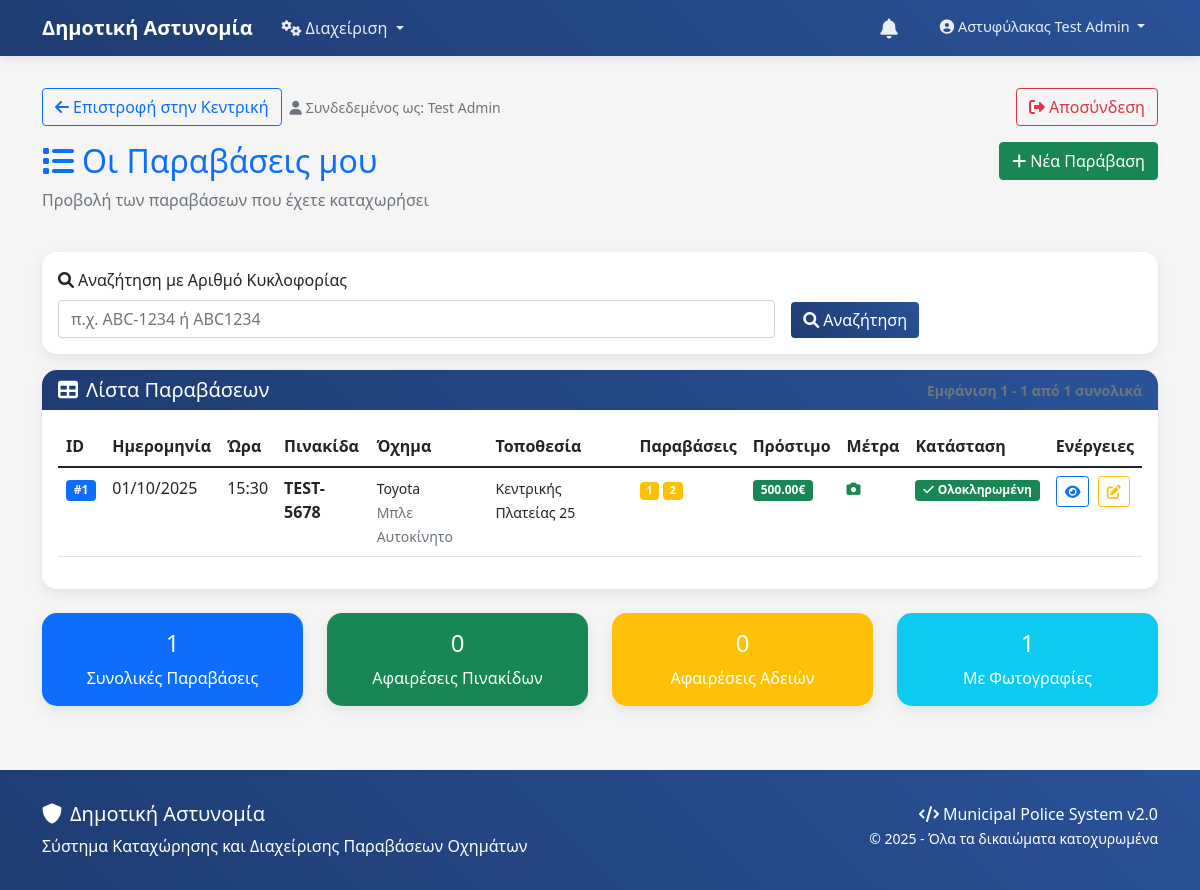
The app's page /violations (signed in) with its own data.
### app.py (models this page shows, shortened)
class User(db.Model):
    id = db.Column(db.Integer, primary_key=True)
    username = db.Column(db.String(50), unique=True, nullable=False)
    email = db.Column(db.String(100), unique=True, nullable=False)
    password_hash = db.Column(db.String(255), nullable=False)
    first_name = db.Column(db.String(50), nullable=False)
    last_name = db.Column(db.String(50), nullable=False)
    rank = db.Column(db.String(50), nullable=False)  # Βαθμός
    role = db.Column(db.String(20), nullable=False, default='officer')  # 'admin', 'poweruser', 'officer'
    is_active = db.Column(db.Boolean, default=True)
    created_at = db.Column(db.DateTime, default=datetime.utcnow)
    violations = db.relationship('Violation', backref='officer', lazy=True)
    sent_messages = db.relationship('Message', foreign_keys='Message.sender_id', backref='sender', lazy=True)
    received_messages = db.relationship('MessageRecipient', backref='recipient_user', lazy=True)

class Violation(db.Model):
    id = db.Column(db.Integer, primary_key=True)
    license_plate = db.Column(db.String(20), nullable=False)
    vehicle_brand = db.Column(db.String(50), nullable=False)
    vehicle_color = db.Column(db.String(50), nullable=False)
    vehicle_type = db.Column(db.String(20), nullable=False)
    violation_date = db.Column(db.Date, nullable=False)
    violation_time = db.Column(db.Time, nullable=False)
    street = db.Column(db.String(100), nullable=False)
    street_number = db.Column(db.String(10), nullable=False)
    selected_violations = db.Column(db.Text, nullable=False)  # JSON string
    plates_removed = db.Column(db.Boolean, default=False)
    license_removed = db.Column(db.Boolean, default=False)
    registration_removed = db.Column(db.Boolean, default=False)
    photo_filename = db.Column(db.String(255), nullable=True)
    driver_last_name = db.Column(db.String(50), nullable=True)
    driver_first_name = db.Column(db.String(50), nullable=True)
    driver_father_name = db.Column(db.String(50), nullable=True)
    driver_afm = db.Column(db.String(20), nullable=True)
    driver_signature = db.Column(db.Text, nullable=True)  # Base64 encoded signature
    violation_articles = db.Column(db.Text, nullable=True)  # JSON string με άρθρα
    total_fine_amount = db.Column(db.Numeric(8,2), nullable=True)  # Συνολικό ποσό προστίμου
    fine_breakdown = db.Column(db.Text, nullable=True)  # JSON string με ανάλυση προστίμων
    officer_id = db.Column(db.Integer, db.ForeignKey('user.id'), nullable=False)
    created_at = db.Column(db.DateTime, default=datetime.utcnow)
    updated_at = db.Column(db.DateTime, default=datetime.utcnow, onupdate=datetime.utcnow)
    def get_selected_violations_list(self):
        try:
            return json.loads(self.selected_violations)
        except (json.JSONDecodeError, TypeError, ValueError):
            return []

### app.py (the view, shortened to what this page needs)
@app.route('/violations')
@login_required
def view_violations():
    page = request.args.get('page', 1, type=int)
    search_plate = request.args.get('search_plate', '', type=str).strip()
    per_page = 50  # Αριθμός παραβάσεων ανά σελίδα
    query = Violation.query
    violations = query.order_by(Violation.id.desc()).paginate(
        page=page,
        per_page=per_page,
        error_out=False
    )
    user = User.query.get(session['user_id'])
    return render_template('violations_list_v2.html', violations=violations, user=user)

### app.py (called while the page is built)
@app.after_request
def add_security_headers(response):
    response.headers['X-Content-Type-Options'] = 'nosniff'
    response.headers['X-Frame-Options'] = 'DENY'
    response.headers['X-XSS-Protection'] = '1; mode=block'
    response.headers['Strict-Transport-Security'] = 'max-age=31536000; includeSubDomains'
    return response

def login_required(f):
    @wraps(f)
    def decorated_function(*args, **kwargs):
        if 'user_id' not in session:
            flash('Παρακαλώ συνδεθείτε για να συνεχίσετε.', 'warning')
            return redirect(url_for('login'))
        return f(*args, **kwargs)
    return decorated_function

### templates/violations_list_v2.html (shortened to what this page needs)
{% extends "base_v2.html" %}
{% block content %}
<div class="row mb-3">
    <div class="col-12">
        <div class="d-flex justify-content-between align-items-center">
            <div class="d-flex align-items-center">
                <a href="{{ url_for('dashboard') }}" class="btn btn-outline-primary me-2">
                    <i class="fas fa-arrow-left me-1"></i>Επιστροφή στην Κεντρική
                </a>
                <small class="text-muted">
                    <i class="fas fa-user me-1"></i>Συνδεδεμένος ως: {{ user.first_name }} {{ user.last_name }}
                </small>
            </div>
            <a href="{{ url_for('logout') }}" class="btn btn-outline-danger">
                <i class="fas fa-sign-out-alt me-1"></i>Αποσύνδεση
            </a>
        </div>
    </div>
</div>
<div class="row mb-4">
    <div class="col-md-8">
        <h2 class="text-primary">
            <i class="fas fa-list me-2"></i>Οι Παραβάσεις μου
        </h2>
        <p class="text-muted">Προβολή των παραβάσεων που έχετε καταχωρήσει</p>
    </div>
    <div class="col-md-4 text-end">
        <a href="{{ url_for('index') }}" class="btn btn-success">
            <i class="fas fa-plus me-1"></i>Νέα Παράβαση
        </a>
    </div>
</div>
<div class="row mb-3">
    <div class="col-12">
        <div class="card">
            <div class="card-body">
                <form method="GET" action="{{ url_for('view_violations') }}" class="row g-3">
                    <div class="col-md-8">
                        <label for="search_plate" class="form-label">
                            <i class="fas fa-search me-1"></i>Αναζήτηση με Αριθμό Κυκλοφορίας
                        </label>
                        <input type="text"
                               class="form-control"
                               id="search_plate"
                               name="search_plate"
                               value="{{ request.args.get('search_plate', '') }}"
                               placeholder="π.χ. ABC-1234 ή ABC1234">
                    </div>
                    <div class="col-md-4 d-flex align-items-end">
                        <button type="submit" class="btn btn-primary me-2">
                            <i class="fas fa-search me-1"></i>Αναζήτηση
                        </button>
                    </div>
                </form>
            </div>
        </div>
    </div>
</div>
{% if violations.items %}
<div class="row">
    <div class="col-12">
        <div class="card">
            <div class="card-header d-flex justify-content-between align-items-center">
                <h5 class="mb-0">
                    <i class="fas fa-table me-2"></i>Λίστα Παραβάσεων
                </h5>
                <small class="text-muted">
                    Εμφάνιση {{ violations.page * violations.per_page - violations.per_page + 1 }} -
                    {{ violations.page * violations.per_page if violations.page * violations.per_page <= violations.total else violations.total }}
                    από {{ violations.total }} συνολικά
                </small>
            </div>
            <div class="card-body">
                <div class="table-responsive">
                    <table class="table table-hover">
                        <thead>
                            <tr>
                                <th>ID</th>
                                <th>Ημερομηνία</th>
                                <th>Ώρα</th>
                                <th>Πινακίδα</th>
                                <th>Όχημα</th>
                                <th>Τοποθεσία</th>
                                <th>Παραβάσεις</th>
                                <th>Πρόστιμο</th>
                                <th>Μέτρα</th>
                                <th>Κατάσταση</th>
                                <th>Ενέργειες</th>
                            </tr>
                        </thead>
                        <tbody>
                            {% for violation in violations.items %}
                            <tr>
                                <td>
                                    <span class="badge bg-primary">#{{ violation.id }}</span>
                                </td>
                                <td>{{ violation.violation_date.strftime('%d/%m/%Y') }}</td>
                                <td>{{ violation.violation_time.strftime('%H:%M') }}</td>
                                <td>
                                    <strong>{{ violation.license_plate }}</strong>
                                </td>
                                <td>
                                    <small>
                                        {{ violation.vehicle_brand }}<br>
                                        <span class="text-muted">{{ violation.vehicle_color }} {{ violation.vehicle_type }}</span>
                                    </small>
                                </td>
                                <td>
                                    <small>{{ violation.street }} {{ violation.street_number }}</small>
                                </td>
                                <td>
                                    {% set selected_violations = violation.get_selected_violations_list() %}
                                    <small>
                                        {% for violation_code in selected_violations[:2] %}
                                            <span class="badge bg-warning">{{ violation_code }}</span>
                                        {% endfor %}
                                    </small>
                                </td>
                                <td>
                                    {% if violation.total_fine_amount %}
                                        <span class="badge bg-success">{{ violation.total_fine_amount }}€</span>
                                    {% else %}
                                        <span class="text-muted">-</span>
                                    {% endif %}
                                </td>
                                <td>
                                    <small>
                                        {% if violation.photo_filename %}
                                            <i class="fas fa-camera text-success" title="Φωτογραφία"></i>
                                        {% endif %}
                                    </small>
                                </td>
                                <td>
                                    {% if violation.created_at.date() == violation.updated_at.date() %}
                                        <span class="badge bg-success">
                                            <i class="fas fa-check me-1"></i>Ολοκληρωμένη
                                        </span>
                                    {% else %}
                                        <span class="badge bg-warning">
                                            <i class="fas fa-edit me-1"></i>Επεξεργασμένη
                                        </span>
                                    {% endif %}
                                </td>
                                <td>
                                    <a href="{{ url_for('view_violation', violation_id=violation.id) }}"
                                       class="btn btn-sm btn-outline-primary me-1" title="Προβολή">
                                        <i class="fas fa-eye"></i>
                                    </a>
                                    {% if user.can_manage_users %}
                                    <a href="{{ url_for('edit_violation', violation_id=violation.id) }}"
                                       class="btn btn-sm btn-outline-warning" title="Επεξεργασία">
                                        <i class="fas fa-edit"></i>
                                    </a>
                                    {% endif %}
                                </td>
                            </tr>
                            {% endfor %}
                        </tbody>
                    </table>
                </div>
            </div>
        </div>
    </div>
</div>
<div class="row mt-4">
    <div class="col-md-3">
        <div class="card bg-primary text-white">
            <div class="card-body text-center">
                <h4>{{ violations.total }}</h4>
                <p class="mb-0">Συνολικές Παραβάσεις</p>
            </div>
        </div>
    </div>
    <div class="col-md-3">
        <div class="card bg-success text-white">
            <div class="card-body text-center">
                <h4>{{ violations.items|selectattr('plates_removed')|list|length }}</h4>
                <p class="mb-0">Αφαιρέσεις Πινακίδων</p>
            </div>
        </div>
    </div>
    <div class="col-md-3">
        <div class="card bg-warning text-white">
            <div class="card-body text-center">
                <h4>{{ violations.items|selectattr('license_removed')|list|length }}</h4>
                <p class="mb-0">Αφαιρέσεις Αδειών</p>
            </div>
        </div>
    </div>
    <div class="col-md-3">
        <div class="card bg-info text-white">
            <div class="card-body text-center">
                <h4>{{ violations.items|selectattr('photo_filename')|list|length }}</h4>
                <p class="mb-0">Με Φωτογραφίες</p>
            </div>
        </div>
    </div>
</div>
{% endif %}
{% endblock %}

### templates/base_v2.html (style rules this page uses)
:root { --primary-color: #1e3c72; --secondary-color: #2a5298; --accent-color: #f8f9fa; }
body { background-color: #f5f5f5; font-family: 'Segoe UI', Tahoma, Geneva, Verdana, sans-serif; }
.card { border: none; border-radius: 15px; box-shadow: 0 5px 15px rgba(0,0,0,0.08); transition: transform 0.2s; }
.card-header { background: linear-gradient(45deg, var(--primary-color), var(--secondary-color)); color: white; border-radius: 15px 15px 0 0 !important; border: none; font-weight: 600; }
.btn-primary { background: linear-gradient(45deg, var(--primary-color), var(--secondary-color)); border: none; font-weight: 500; }

### records on screen
User: first_name "Test", last_name "Admin"
Violation: id "1", violation_date "01/10/2025", violation_time "15:30", license_plate "TEST-5678", vehicle_brand "Toyota", vehicle_color "Μπλε", vehicle_type "Αυτοκίνητο", street "Κεντρικής Πλατείας", street_number "25", 2 "1" "2", total_fine_amount "500.00", shows "Ολοκληρωμένη"

### other values on screen
{{ session.full_name }} "Αστυφύλακας Test Admin"
{{ violations.page * violations.per_page - violations.per_page + 1 }} "1"
{{ violations.total }} "1"
{{ violations.items|selectattr('plates_removed')|list|length }} "0"
{{ violations.items|selectattr('license_removed')|list|length }} "0"
{{ violations.items|selectattr('photo_filename')|list|length }} "1"
